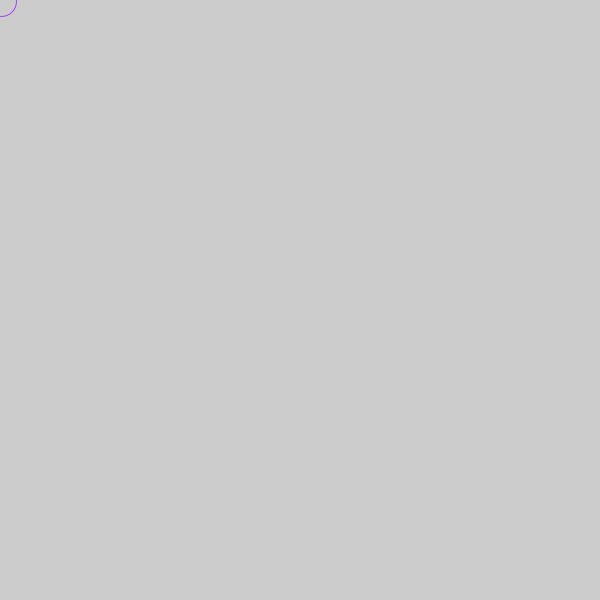
Frame 1 (no input)
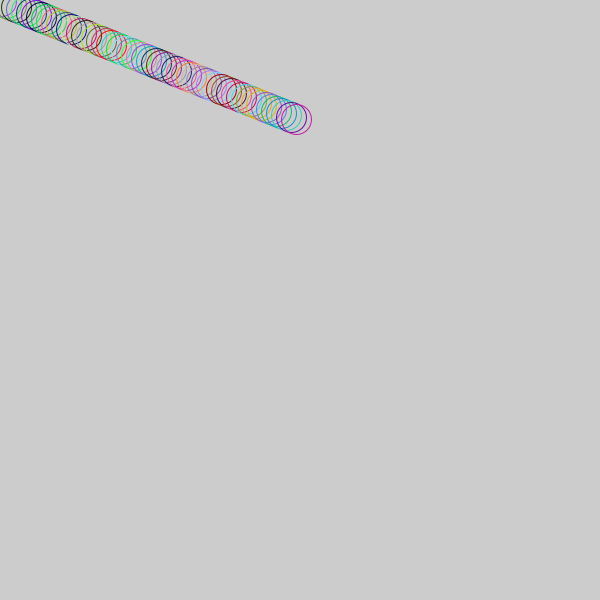
Frame 60 (the mouse pressed at the canvas centre just before this capture)
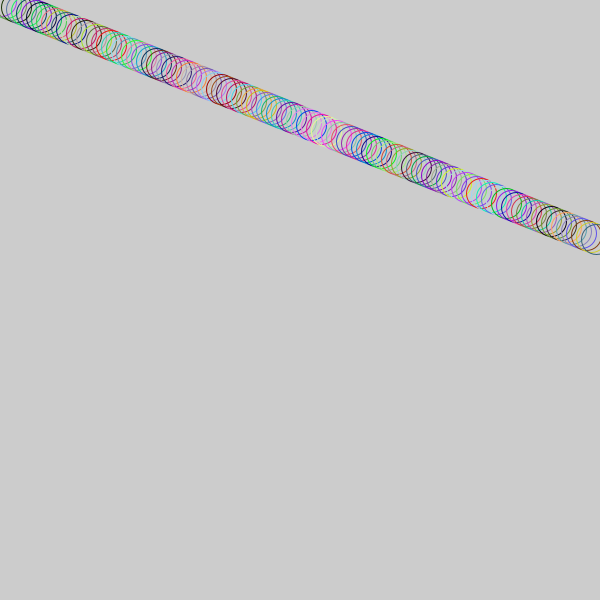
Frame 120 (the mouse held since frame 60 and released just before this capture)

The Processing sketch that drew these frames (run headless with seeded random() and noise(); from frame 60 on, the mouse is pressed at the canvas centre):

// Processing sketch: processing_91156
// ── processing_91156.pde

/*
Jose Martin Ebro
It's Alive!!!
make a circle that "breathes" using variables and for loops
*/




int xPos = 1;
int yPos = 1;

int xCount = 5;
int yCount = 2;

void setup(){
  frameRate(10000000);
  size(600,600);
  smooth();
  
}

void draw(){
  //background(0);
  noFill();
  stroke(random (0,255),random (0,255), random(0,255));
  strokeWeight(1);
  ellipse(xPos,yPos,30,30);
  xPos = xPos +xCount;   //index x position by 1
  if (xPos>= 600 || xPos <= 0){
    xCount =  -xCount;   //reverse when you hit the far edge
  }
  yPos = (yPos +round(yCount*1.2));   //index x position by 1
  if (yPos>= 600 || yPos <= 0){
    yCount =  -yCount;   //reverse when you hit the far edge
  }
}
